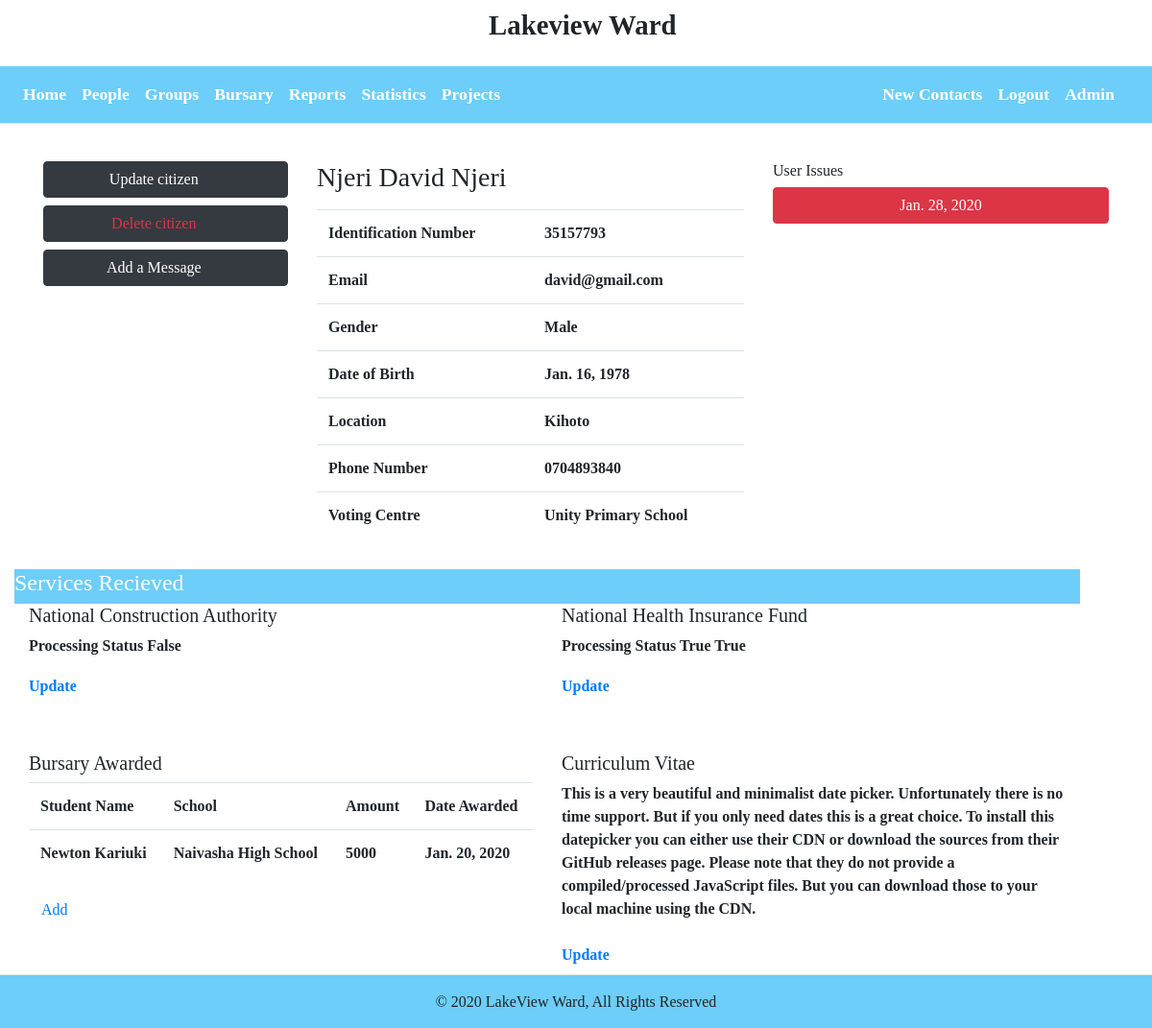
/citizen/35157793/ (signed in), run on the app's committed database.
### citizens/models.py (models this page shows, shortened)
class Citizen(models.Model):
    id_number = models.PositiveIntegerField(primary_key=True,verbose_name="Identification Number", unique=True)
    person = models.OneToOneField("Person", on_delete=models.CASCADE)
    location = models.CharField(max_length=150)
    email = models.EmailField(max_length=255, blank=True)
    phone_number = models.CharField("Phone Number", max_length=12, blank=True, default='0704893840')
    voting_centre = models.CharField('Voting Centre', max_length=50, default='Unity Primary School')
    uploaded_to_google = models.BooleanField(default=False)
    class Meta:
        verbose_name= 'Citizen'
        verbose_name_plural = 'Citizens'

class Person(models.Model):
    GENDER = (
        ('M', 'Male'),
        ('F', 'Female')
    )
    person_id = models.UUIDField(primary_key=True, default=uuid.uuid4, editable=False)
    surname = models.CharField(max_length=50, default="")
    first_name = models.CharField(max_length=50)
    last_name = models.CharField(max_length=50)
    gender = models.CharField(choices=GENDER, max_length=10)
    dob = models.DateField("Date of Birth", auto_now=False, auto_now_add=False)
    class Meta:
        verbose_name = "Person"
        verbose_name_plural = "Persons"
    def get_person(self):
        return self.first_name+' '+self.last_name

class Messages(models.Model):
    ISSUE = (
        ('CT','Complaint'),
        ('CO','Concern'),
        ('OT','Others')
    )
    user = models.ForeignKey(Citizen, on_delete=models.CASCADE, related_name='messages')
    date_created = models.DateTimeField(auto_now=True, auto_now_add=False)
    content = models.TextField()
    is_sorted = models.BooleanField(default=False)
    date_sorted = models.DateTimeField(auto_now=False, auto_now_add=False, default=timezone.now())
    type_of_isssue = models.CharField(choices=ISSUE, max_length=10)
    class Meta:
        verbose_name = "Message"
        verbose_name_plural = "Messages"

class NCA(models.Model):
    citizen = models.OneToOneField("Citizen", on_delete=models.CASCADE)
    processing_status = models.BooleanField(default=True)
    class Meta:
        verbose_name = "National Contruction Authority"
        verbose_name_plural = "National Contruction Authority"

class Nhif(models.Model):
    citizen = models.OneToOneField("Citizen", on_delete=models.CASCADE)
    ispending = models.BooleanField("Pending Status",default=False)
    class Meta:
        verbose_name = "NHIF"
        verbose_name_plural = "NHIF"

class Bursary(models.Model):
    bursary_id = models.UUIDField(primary_key=True, default=uuid.uuid4, editable=False)
    parent = models.ForeignKey("Citizen", on_delete=models.CASCADE)
    student = models.ForeignKey("Student", on_delete=models.CASCADE)
    date_issued = models.DateField(auto_now=False, auto_now_add=False)
    amount_awarded = models.IntegerField(default =0)
    class Meta:
        verbose_name = "Bursary"
        verbose_name_plural = "Bursary"

class Student(models.Model):
    person = models.OneToOneField("Person", on_delete=models.CASCADE)
    admission_number = models.IntegerField()
    school = models.CharField(max_length=150)
    form = models.CharField(max_length=50)
    is_sponsored = models.BooleanField("Sponsored Students", default=False)
    class Meta:
        verbose_name = "Student"
        verbose_name_plural = "Students"

class CuriculumVitae(models.Model):
    citizen = models.OneToOneField("Citizen", on_delete=models.CASCADE)
    qualifications = models.TextField()
    class Meta:
        verbose_name = "Curiculum Vitae"
        verbose_name_plural = "Curiculum Vitae"

### citizens/views.py (the view)
# urls.py: path('citizen/<int:pk>/', CitizenDetailView.as_view(),name="citizen-detail"),
class CitizenDetailView(LoginRequiredMixin, DetailView):
    model = Citizen
    context_object_name = "citizen"
    template_name = "citizen/citizendetail.html"
    def get_context_data(self, **kwargs):
        context = super().get_context_data(**kwargs)
        print(self.kwargs['pk'])
        context['mymessages'] = Messages.objects.filter(user = self.kwargs['pk']).order_by('-date_created')
        context['members'] = Group.objects.filter(members=self.kwargs['pk'])
        context['groups'] = Group.objects.all()
        context['bursaries'] = Bursary.objects.filter(parent = self.kwargs['pk'])
        context['cvs'] = CuriculumVitae.objects.filter(citizen=self.kwargs['pk'])
        context['ncas'] = NCA.objects.filter(citizen=self.kwargs['pk'])
        context['nhifs'] = Nhif.objects.filter(citizen=self.kwargs['pk'])
        return context
    def get_queryset(self):
        return super().get_queryset()

### citizens/templates/citizen/citizendetail.html (shortened to what this page needs)
{% extends 'base.html' %}
{% load humanize %}
{% block content %}
<div class="container my-3">
    <div class="row">
        {% if user.is_admin %}
            <div class="col-md-3 col-lg-3 col-sm-12 mt-2">
                <a href="{% url 'citizen-update' citizen.pk %}" class="btn btn-dark link mb-2"> Update citizen <i class="fa fa-pen ml-2"></i></a>
                <a href="{% url 'citizen-delete' citizen.pk %} " class="btn btn-dark text-danger link mb-2"> Delete citizen <i class="fa fa-trash ml-2"></i></a>
                <a href="/citizen/{{citizen.pk}}/message/create/" class="btn btn-dark link mb-2"> Add a Message <i class="fa fa-envelope ml-2"></i></a>
            </div>
        {% endif %}
        <div class="{% if user.is_admin %}col-lg-5 col-md-5 col-sm-12 mt-2 {% else %} col-md-8 col-lg-8 col-sm-12 {% endif %}">
            <h3>{{ citizen.person.surname }} {{ citizen.person.first_name }} {{ citizen.person.last_name}}</h3>
            <table class="table">
                <tbody>
                    <tr>
                        <td>Identification Number</td>
                        <td>{{ citizen.id_number }}</td>
                    </tr>
                    <tr>
                        <td>Email</td>
                        <td>{{ citizen.email }}</td>
                    </tr>
                    <tr>
                        <td>Gender</td>
                        <td>{{ citizen.person.get_gender_display }}</td>
                    </tr>
                    <tr>
                        <td>Date of Birth</td>
                        <td>{{ citizen.person.dob }}</td>
                    </tr>
                    <tr>
                        <td>Location</td>
                        <td>{{ citizen.location }}</td>
                    </tr>
                    <tr>
                        <td>Phone Number</td>
                        <td>{{ citizen.phone_number }}</td>
                    </tr>
                    <tr>
                        <td>Voting Centre</td>
                        <td>{{ citizen.voting_centre }}</td>
                    </tr>
                </tbody>
            </table>
        </div>
        <div class="col-lg-4 col-md-4 col-sm-12 mt-2">
            <h6>User Issues</h6>
            {% for message in mymessages %}
                {% if message.is_sorted %}
                <button class="btn btn-dark mb-2 accordion" type="button" data-toggle="collapse" data-target="#collapse{{message.pk}}"
                    aria-expanded="false" aria-controls="collapseExample">
                    {{ message.date_created|naturalday }}
                </button>
                {% else %}
                <button class="btn btn-danger mb-2 accordion" type="button" data-toggle="collapse" data-target="#collapse{{message.pk}}"
                    aria-expanded="false" aria-controls="collapseExample">
                    {{ message.date_created|naturalday }}
                </button>
            {% endif %}
            {% endfor %}
        </div>
    </div>
</div>
<div class="container">
<div class="row mt-3 w-100">
    <div class="row bg-green text-white w-100">
        <h4 class="text-center"> Services Recieved</h4>
    </div>
    <div class="row mb-2 w-100">
        <div class="col-md-6">
            <p class="h5">National Construction Authority</p>
            {% for nca in ncas %}
                <p>Processing Status {{ nca.processing_status }}</p>
                <div class="btn-group">
                    {% if user.is_admin %}
                        <a href="/nca/update/{{nca.pk}}/" class=""> Update </a>
                    {% endif %}
                </div>
            {% endfor %}
        </div>
        <div class="col-md-6">
            <h5>National Health Insurance Fund<br></h5>
            {% for nhif in nhifs %}
                <p>Processing Status <strong>{{ nhif.ispending }} True</strong></p>
                <div class="btn-group">
                    {% if user.is_admin %}
                        <a href="{% url 'nhif-update' nhif.pk %}" class=""> Update </a>
                    {% endif %}
                </div>
            {% endfor %}
        </div>
    </div>
    <div class="row mt-5 mb-2 w-100">
        <div class="col-md-6">
            <h5>Bursary Awarded</h5>
            <table class="table">
                <tr>
                    <th>Student Name</th>
                    <th>School</th>
                    <th>Amount</th>
                    <th>Date Awarded</th>
                </tr>
                {% for bursary in bursaries %}
                <tr>
                    <td>{{ bursary.student.person.get_person }}</td>
                    <td>{{ bursary.student.school }}</td>
                    <td>{{ bursary.amount_awarded }}</td>
                    <td>{{ bursary.date_issued }}</td>
                </tr>
                {% endfor %}
            </table>
            {% if user.is_admin %}
                <a href="{% url 'bursary-create' %}" class="btn btn-outline-default"> Add</a>
            {% endif %}
        </div>
        <div class="col-md-6">
            <h5>Curriculum Vitae</h5>
            {% for cv in cvs %}
            <div class="">
                <p>{{ cv.qualifications }}</p>
                <div class="btn-group mt-2">
                    {% if user.is_admin %}
                        <a href="{% url 'cv-update' cv.pk %}" class=""> Update </a>
                    {% endif %}
                </div>
            </div>
            {% endfor %}
        </div>
    </div>
</div>
</div>
{% endblock %}

### citizens/static/master.css (style rules this page uses)
html, body { margin:0%; padding:0%; font-style: normal; font-family:'Times New Roman', Times, serif; font-size: medium; font-weight: 900; }
.bg-green { background-color: #6DCEF9; }
.accordion, .link { width:100%; }

### data on the page
Citizen: person.surname "Njeri", person.first_name "David", person.last_name "Njeri", id_number "35157793", email "david@gmail.com", person.gender "Male", person.dob "Jan. 16, 1978", location "Kihoto", phone_number "0704893840", voting_centre "Unity Primary School"
Messages: date_created "Jan. 28, 2020"
NCA: processing_status "False"
Nhif: ispending "True"
Bursary: student.person.get_person "Newton Kariuki", student.school "Naivasha High School", amount_awarded "5000", date_issued "Jan. 20, 2020"
CuriculumVitae: qualifications "This is a very beautiful and minimalist date picker. Unfortunately there is no time support. But if you only need dates this is a great choice. To install this datepicker you can either use their CDN or download the sources from their GitHub releases page. Please note that they do not provide a compiled/processed JavaScript files. But you can download those to your local machine using the CDN."
